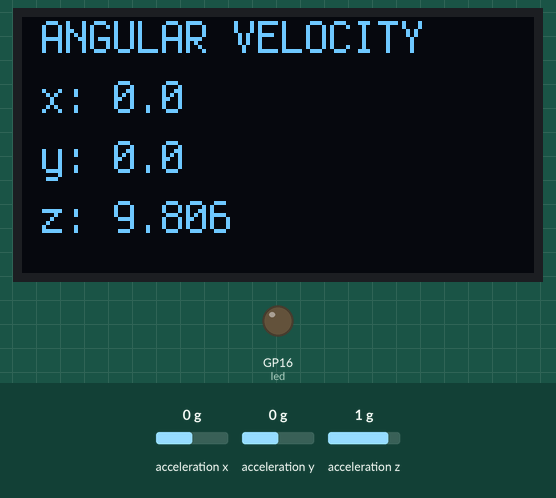
This program was run on a simulated Raspberry Pi Pico running CircuitPython. Shown: 128×64 one-colour display, output pins drawn as LEDs (lit = HIGH). The test bench sets the inputs (shaded band); at power-on: acceleration x 0 g, acceleration y 0 g, acceleration z 1 g. What the program prints to the serial console is not drawn.

Above: at 1.2 s.
1.3 s: acceleration x set to -1.4 g
At 2.8 s:
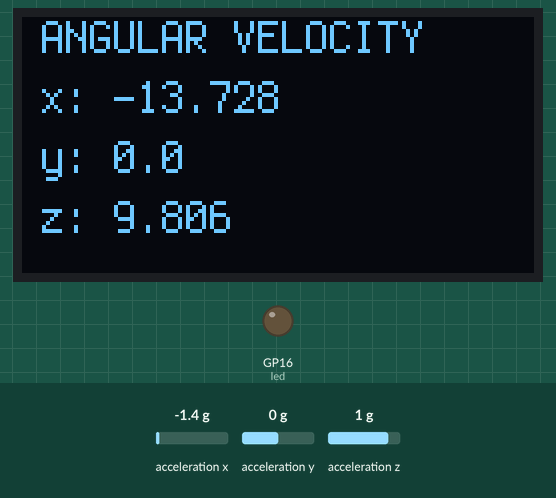
3.1 s: acceleration y set to -1.4 g
At 4.0 s:
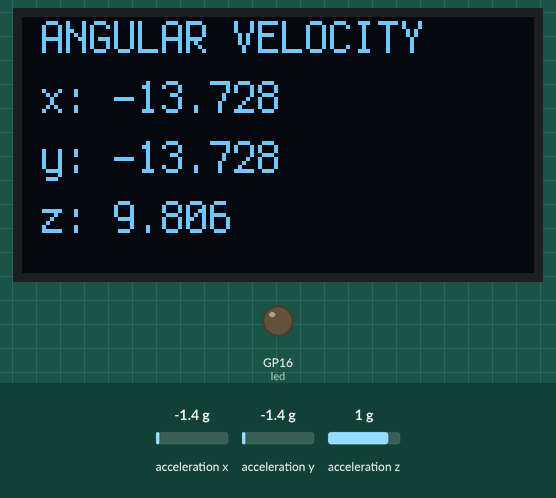
4.9 s: acceleration z set to -1.4 g
At 6.2 s:
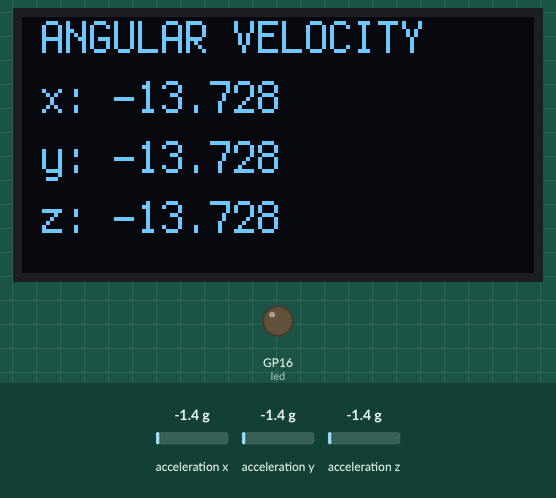
6.7 s: acceleration x set to -0.8 g
At 8.3 s:
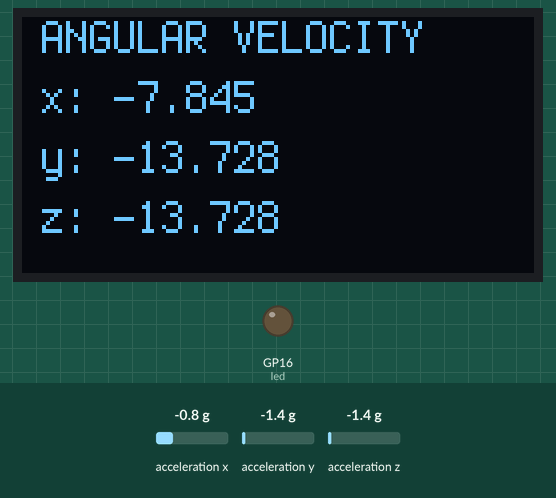
8.6 s: acceleration y set to -0.8 g
At 9.6 s:
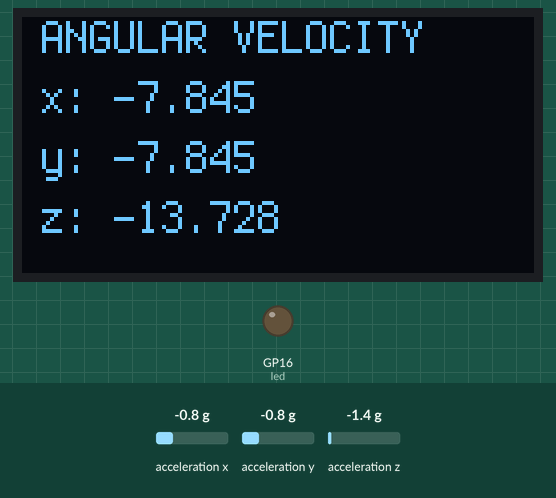
Timing chart, 0 to 11.4 s (numbered marks = the images above; inputs shaded):
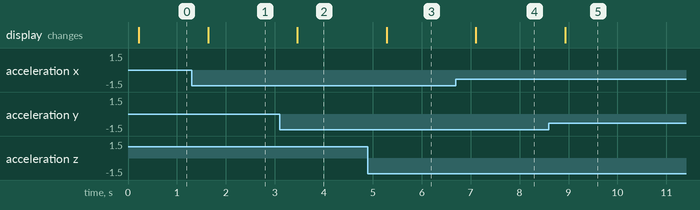

Measured:
- after the input at 1.3 s, the display: changes after 0.34 s (image 1)
- after the input at 3.1 s, the display: changes after 0.36 s (image 2)
- after the input at 4.9 s, the display: changes after 0.38 s (image 3)
- after the input at 6.7 s, the display: changes after 0.41 s (image 4)
- after the input at 8.6 s, the display: changes after 0.33 s (image 5)

The program:

crash_avoidance_pt3.py
```python
# Paul Schakel
# Crash Avoidance pt 3

import board
import busio
import adafruit_mpu6050
import digitalio
from adafruit_display_text import label
import adafruit_displayio_ssd1306
import terminalio
import displayio
import time

displayio.release_displays()

sda_pin = board.GP10
scl_pin = board.GP11
i2c = busio.I2C(scl_pin, sda_pin)

led = digitalio.DigitalInOut(board.GP16)
led.direction = digitalio.Direction.OUTPUT

mpu = adafruit_mpu6050.MPU6050(i2c, address=0x68)

display_bus = displayio.I2CDisplay(i2c, device_address=0x3d, reset=board.GP6)
display = adafruit_displayio_ssd1306.SSD1306(display_bus, width=128, height=64)

while True:
    x = round(mpu.acceleration[0], 3)
    y = round(mpu.acceleration[1], 3)
    z = round(mpu.acceleration[2], 3)
    time.sleep(0.2)

    # create the display group
    splash = displayio.Group()

    # add title block to display group
    content = f"ANGULAR VELOCITY\nx: {x}\ny: {y}\nz: {z}"
    # the order of this command is (font, text, text color, and location)
    text_area = label.Label(terminalio.FONT, text=content, color=0xFFFF00, x=5, y=5)
    splash.append(text_area)

    # you will write more code here that prints the x, y, and z angular velocity values to the screen below the title. Use f strings!
    # Don't forget to round the angular velocity values to three decimal places

    # send display group to screen
    display.show(splash)

    print(f"x: {x} y: {y} z: {z}")
    if z > -3 and z < -1:
        led.value = True
    else:
        led.value = False
```
